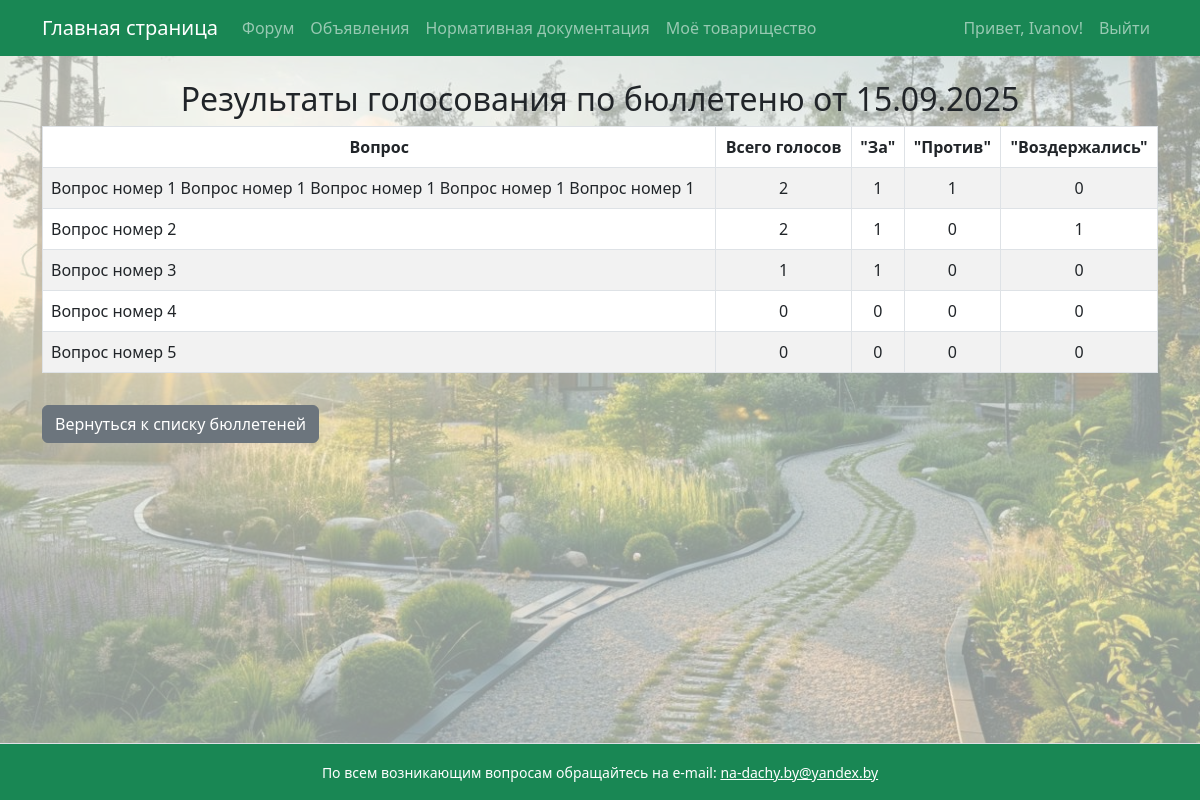
Screenshot of /ballot/7/results/ (signed in) with the database file from the repository.
### garden/models.py (models this page shows, shortened)
class Ballot(models.Model):
    community = models.ForeignKey(Community, on_delete=models.CASCADE)
    agenda = models.TextField("Повестка дня общего собрания")
    instructions = models.TextField("Порядок заполнения бюллетеня", blank=True, null=True)
    submission_place = models.CharField("Место представления заполненных бюллетеней", max_length=255, blank=True, null=True)
    start_date = models.DateTimeField(default=timezone.now)
    end_date = models.DateTimeField(default=timezone.now)
    counting_commission_date = models.DateField()
    documents = models.FileField(upload_to="ballot_docs/", blank=True, null=True)
    active = models.BooleanField(default=True)
    created_at = models.DateTimeField(auto_now_add=True)

class BallotQuestion(models.Model):
    ballot = models.ForeignKey(Ballot, on_delete=models.CASCADE, related_name='questions')
    text = models.TextField("Вопрос")
    decision_project = models.TextField("Проект решения")

### garden/views.py (the view)
# urls.py: path('ballot/<int:ballot_id>/results/', views.ballot_results, name='ballot_results'),
@login_required
def ballot_results(request, ballot_id):
    ballot = get_object_or_404(Ballot, id=ballot_id)
    questions = ballot.questions.all()
    results = []
    for question in questions:
        votes_for = BallotVote.objects.filter(question=question, choice='for').count()
        votes_against = BallotVote.objects.filter(question=question, choice='against').count()
        votes_abstain = BallotVote.objects.filter(question=question,
                                                  choice='abstained').count()  # Проверьте правильность
        results.append({
            'question': question,
            'votes_for': votes_for,
            'votes_against': votes_against,
            'votes_abstain': votes_abstain,
            'total_votes': votes_for + votes_against + votes_abstain,
        })
    return render(request, 'ballot_results.html', {
        'ballot': ballot,
        'results': results,
    })

### garden/context_processors.py (called while the page is built)
def total_visits_processor(request):
    counter, created = PageVisit.objects.get_or_create(page_name='main_page')
    return {
        'total_visits': counter.visits
    }

def online_users_processor(request):
    now = timezone.now()
    active_threshold = now - timedelta(seconds=40)  # считаем активными за последние 40 секунд
    online_count = Profile.objects.filter(last_seen__gte=active_threshold).count()
    return {'online_users': online_count}

### garden/templates/ballot_results.html
{% extends "base.html" %}
{% block content %}
<h2 class="text-center">Результаты голосования по бюллетеню от {{ ballot.start_date|date:"d.m.Y" }}</h2>
<table class="table table-bordered table-striped">
  <thead>
    <tr class="text-center">
      <th>Вопрос</th>
      <th>Всего голосов</th>
      <th>"За"</th>
      <th>"Против"</th>
      <th>"Воздержались"</th>
    </tr>
  </thead>
  <tbody>
    {% for result in results %}
    <tr class="text-center">
      <td class="text-start">{{ result.question.text }}</td>
      <td>{{ result.total_votes }}</td>
      <td>{{ result.votes_for }}</td>
      <td>{{ result.votes_against }}</td>
      <td>{{ result.votes_abstain }}</td>
    </tr>
    {% empty %}
    <tr><td colspan="7">Нет данных о голосах</td></tr>
    {% endfor %}
  </tbody>
</table>
<a href="{% url 'ballot_list' %}" class="btn btn-secondary mt-3">Вернуться к списку бюллетеней</a>
{% endblock %}

### templates/base.html (shortened to what this page needs)
<!DOCTYPE html>
<html lang="ru">
<head>
    <link rel="stylesheet" href="https://cdn.jsdelivr.net/npm/bootstrap@5.3.0/dist/css/bootstrap.min.css">
</head>
<body>
    <div class="page-container">
        <nav class="navbar navbar-expand-lg navbar-dark bg-success mb-4">
            <div class="container">
                <a class="navbar-brand" href="{% url 'main_page' %}">Главная страница</a>
                <div class="collapse navbar-collapse" id="navbarSupportedContent">
                    <ul class="navbar-nav me-auto mb-2 mb-lg-0">
                        <li class="nav-item"><a class="nav-link" href="{% url 'forum' %}">Форум</a></li>
                        <li class="nav-item"><a class="nav-link" href="{% url 'ads' %}">Объявления</a></li>
                        <li class="nav-item"><a class="nav-link" href="https://strb.by/?page_id=22" target="_blank" rel="noopener noreferrer">Нормативная документация</a></li>
                        <li class="nav-item"><a class="nav-link" href="{% url 'my_community' %}">Моё товарищество</a></li>
                    </ul>
                    <ul class="navbar-nav ms-auto mb-2 mb-lg-0">
                        {% if user.is_authenticated %}
                            <li class="nav-item">
                                <span class="nav-link">Привет, {{ user.username }}!</span>
                            </li>
                            <li class="nav-item">
                                <a class="nav-link" href="#" onclick="event.preventDefault(); document.getElementById('logout-form').submit();">
                                    Выйти
                                </a>
                            </li>
                        {% else %}
                            <li class="nav-item"><a class="nav-link" href="{% url 'login' %}">Войти</a></li>
                        {% endif %}
                    </ul>
                </div>
            </div>
        </nav>
        <main class="content-wrap container">
            {% block content %}
            {% endblock %}
        </main>
        <footer class="bg-success text-center py-3 mt-4 border-top text-white">
            <div class="container">
                <small>
                    По всем возникающим вопросам обращайтесь на e-mail:
                    <a href="mailto:na-dachy.by@yandex.by" class="text-white text-decoration-underline">
                        na-dachy.by@yandex.by
                    </a>
                </small>
            </div>
        </footer>
    </div>
</body>
</body>
</html>

### templates/base.html (style rules this page uses)
body, html { height: 100%; margin: 0; }
.page-container { min-height: 100vh; display: flex; flex-direction: column; min-height: 100vh; background-image: url('/static/images/background.jpg'); background-repeat: no-repeat; background-position: center center; background-size: cover; background-color: rgba(240, 248, 245, 0.6); background-blend-mode: lighten; }
.content-wrap { flex: 1; }

### rows the page displays
Ballot: start_date "15.09.2025"
BallotQuestion: question.text "Вопрос номер 1 Вопрос номер 1 Вопрос номер 1 Вопрос номер 1 Вопрос номер 1", total_votes "2", votes_for "1", votes_against "1", votes_abstain "0"
BallotQuestion: question.text "Вопрос номер 2", total_votes "2", votes_for "1", votes_against "0", votes_abstain "1"
BallotQuestion: question.text "Вопрос номер 3", total_votes "1", votes_for "1", votes_against "0", votes_abstain "0"
BallotQuestion: question.text "Вопрос номер 4", total_votes "0", votes_for "0", votes_against "0", votes_abstain "0"
BallotQuestion: question.text "Вопрос номер 5", total_votes "0", votes_for "0", votes_against "0", votes_abstain "0"

### other values shown
{{ user.username }} "Ivanov"
